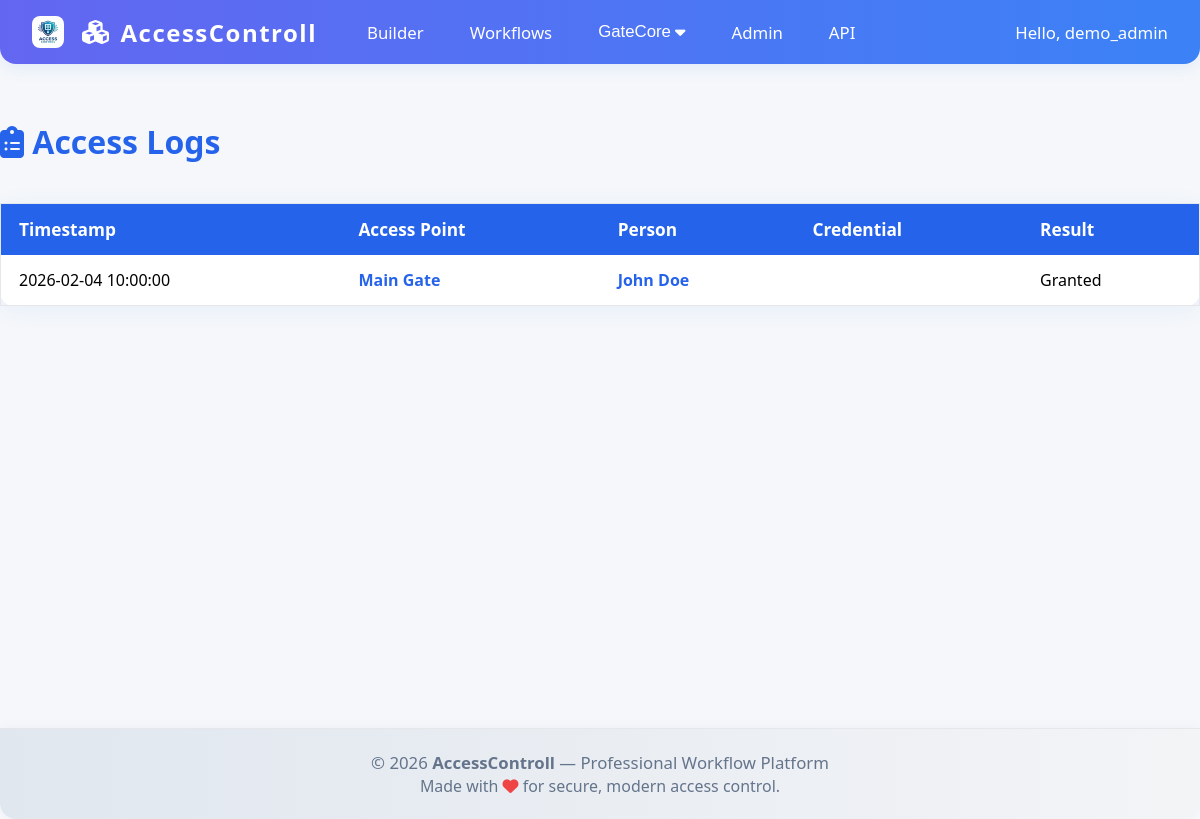
The page /builder/gatecore/access-logs/ (signed in) on the database its author committed.
### GateCore/models/access.py (models this page shows, shortened)
class AccessLog(BaseModel):
    RESULT_CHOICES = [
        ("granted", "Granted"),
        ("denied", "Denied"),
        ("expired", "Expired"),
        ("invalid", "Invalid Credential"),
        ("scheduled", "Outside Schedule"),
        ("limit", "Daily Limit Exceeded"),
        ("blacklisted", "Blacklisted"),
        ("error", "System Error"),
    ]
    person = models.ForeignKey(
        "Person",
        on_delete=models.SET_NULL,
        null=True,
        blank=True,
        related_name="access_logs"
    )
    device = models.ForeignKey(
        AccessDevice,
        on_delete=models.SET_NULL,
        null=True,
        blank=True
    )
    access_point = models.ForeignKey(
        AccessPoint,
        on_delete=models.SET_NULL,
        null=True,
        blank=True
    )
    credential = models.ForeignKey(
        AccessCredential,
        on_delete=models.SET_NULL,
        null=True,
        blank=True
    )
    timestamp = models.DateTimeField(default=timezone.now)
    result = models.CharField(max_length=20, choices=RESULT_CHOICES)
    reason = models.CharField(max_length=100, blank=True)
    credential_value_used = models.CharField(max_length=255, blank=True)
    latitude = models.DecimalField(max_digits=9, decimal_places=6, null=True, blank=True)
    longitude = models.DecimalField(max_digits=9, decimal_places=6, null=True, blank=True)
    session_id = models.CharField(max_length=100, blank=True)
    request_data = models.JSONField(default=dict, blank=True)
    class Meta:
        ordering = ['-timestamp']
        indexes = [
            models.Index(fields=['timestamp']),
            models.Index(fields=['person', 'timestamp']),
            models.Index(fields=['result', 'timestamp']),
            models.Index(fields=['device', 'timestamp']),
        ]

class AccessPoint(BaseModel):
    POINT_TYPES = [
        ("gate", "Gate"),
        ("door", "Door"),
        ("lift", "Lift"),
        ("boom", "Boom Gate"),
        ("turnstile", "Turnstile"),
        ("parking", "Parking Gate"),
        ("elevator", "Elevator"),
    ]
    property = models.ForeignKey(
        "Property",
        on_delete=models.CASCADE,
        related_name="access_points"
    )
    unit = models.ForeignKey(
        "Unit",
        on_delete=models.SET_NULL,
        null=True,
        blank=True,
        related_name="access_points"
    )
    name = models.CharField(max_length=100)
    point_type = models.CharField(max_length=30, choices=POINT_TYPES)
    location_description = models.TextField(blank=True)
    location_coordinates = models.CharField(max_length=100, blank=True)
    requires_authorization = models.BooleanField(default=True)
    default_access = models.CharField(
        max_length=20,
        choices=[("granted", "Granted"), ("denied", "Denied")],
        default="denied"
    )
    is_operational = models.BooleanField(default=True)
    last_maintenance = models.DateField(null=True, blank=True)
    class Meta:
        ordering = ['property', 'name']
        indexes = [
            models.Index(fields=['property', 'point_type']),
            models.Index(fields=['is_operational', 'is_active']),
        ]

### GateCore/models/people.py (models this page shows, shortened)
class Person(BaseModel):
    PHONE_DEVICE_CHOICES = [
        ("android", "Android"),
        ("ios", "iOS"),
        ("feature", "Feature Phone"),
        ("other", "Other"),
    ]
    GENDER_CHOICES = [
        ("M", "Male"),
        ("F", "Female"),
        ("O", "Other"),
        ("U", "Prefer not to say"),
    ]
    first_name = models.CharField(max_length=100)
    last_name = models.CharField(max_length=100)
    middle_name = models.CharField(max_length=100, blank=True)
    id_number = models.CharField(max_length=50, blank=True, null=True, unique=True)
    phone = models.CharField(max_length=30, validators=[validate_phone_number])
    phone_device_type = models.CharField(max_length=20, choices=PHONE_DEVICE_CHOICES, blank=True)
    phone_otp = models.CharField(max_length=8, blank=True)
    phone_otp_created = models.DateTimeField(null=True, blank=True)
    facial_recognition_enabled = models.BooleanField(default=False)
    email = models.EmailField(blank=True, null=True, validators=[validate_email])
    gender = models.CharField(max_length=1, choices=GENDER_CHOICES, blank=True)
    date_of_birth = models.DateField(null=True, blank=True)
    emergency_contact_name = models.CharField(max_length=200, blank=True)
    emergency_contact_phone = models.CharField(max_length=30, blank=True)
    photo = models.ImageField(upload_to="people/", blank=True, null=True)
    notes = models.TextField(blank=True)
    tags = models.JSONField(default=list, blank=True)
    last_seen = models.DateTimeField(null=True, blank=True)
    class Meta:
        ordering = ['last_name', 'first_name']
        indexes = [
            models.Index(fields=['last_name', 'first_name']),
            models.Index(fields=['id_number']),
            models.Index(fields=['is_active', 'is_deleted']),
        ]
        verbose_name_plural = "People"
    @property
    def full_name(self):
        return f"{self.first_name} {self.last_name}"

### frontend/views.py (the view)
# urls.py: path('gatecore/access-logs/', views.gatecore_access_logs, name='gatecore_access_logs'),
@login_required
def gatecore_access_logs(request):
    logs = AccessLog.objects.select_related('access_point', 'person', 'credential').all().order_by('-timestamp')[:200]
    return render(request, "frontend/gatecore_access_logs.html", {"logs": logs})

### frontend/templates/frontend/gatecore_access_logs.html (shortened to what this page needs)
{% extends "frontend/base.html" %}
{% block content %}
<h2 style="margin-top:32px;margin-bottom:18px;font-size:2rem;font-weight:800;color:#2563eb;"><i class="fa-solid fa-clipboard-list"></i> Access Logs</h2>
<table class="gatecore-table">
    <thead>
        <tr>
            <th>Timestamp</th>
            <th>Access Point</th>
            <th>Person</th>
            <th>Credential</th>
            <th>Result</th>
        </tr>
    </thead>
    <tbody>
    {% for log in logs %}
        <tr>
            <td>{{ log.timestamp|date:"Y-m-d H:i:s" }}</td>
            <td><a href="/frontend/gatecore/access-points/{{ log.access_point.id }}/">{{ log.access_point.name }}</a></td>
            <td>{% if log.person %}<a href="/frontend/gatecore/people/{{ log.person.id }}/">{{ log.person.full_name }}</a>{% else %}-{% endif %}</td>
            <td>{% if log.credential %}<a href="/frontend/gatecore/access-credentials/{{ log.credential.id }}/">{{ log.credential.credential_code }}</a>{% else %}-{% endif %}</td>
            <td>{{ log.get_result_display }}</td>
        </tr>
    {% empty %}
        <tr><td colspan="5" style="text-align:center;color:#64748b;">No logs found.</td></tr>
    {% endfor %}
    </tbody>
</table>
{% endblock %}

### frontend/templates/frontend/base.html (shortened to what this page needs)
{% load static %}
<!DOCTYPE html>
<html lang="en">
<head>
    <link rel="stylesheet" href="https://cdnjs.cloudflare.com/ajax/libs/font-awesome/6.5.0/css/all.min.css">
</head>
<body>
    <nav class="navbar">
        <span class="logo">
            <img src="{% static 'frontend/logo.png' %}" alt="Logo" />
            <i class="fa-solid fa-cubes"></i> AccessControll
        </span>
        <div class="menu">
            <a href="/builder/">Builder</a>
            <a href="/workflows/">Workflows</a>
            <div class="dropdown">
                <button class="dropbtn">GateCore <i class="fa-solid fa-caret-down"></i></button>
            </div>
            <a href="/admin/">Admin</a>
            <a href="/api/v1/components/" target="_blank">API</a>
        </div>
        <span class="user">{% if user.is_authenticated %}Hello, {{ user.username }}{% else %}<a href="/api-auth/login/" style="color:#fff;">Login</a>{% endif %}</span>
    </nav>
    <div class="content">
        {% block content %}{% endblock %}
    </div>
    <footer class="footer">
        &copy; {{ year|default:2026 }} <b>AccessControll</b> &mdash; Professional Workflow Platform<br>
        <span style="font-size:0.95em;">Made with <i class="fa-solid fa-heart" style="color:#ef4444;"></i> for secure, modern access control.</span>
    </footer>
</body>
</html>

### frontend/templates/frontend/base.html (style rules this page uses)
body { background: #f5f7fa; font-family: 'Segoe UI', Arial, sans-serif; margin: 0; }
.navbar { background: linear-gradient(90deg, #6366f1, #3b82f6); color: #fff; padding: 0 32px; height: 64px; display: flex; align-items: center; box-shadow: 0 4px 16px rgba(59,130,246,0.10); border-bottom-left-radius: 16px; border-bottom-right-radius: 16px; }
.navbar .logo { font-size: 1.5rem; font-weight: 800; letter-spacing: 1.5px; margin-right: 36px; display: flex; align-items: center; gap: 10px; }
.navbar .logo img { height: 32px; width: 32px; border-radius: 8px; margin-right: 8px; }
.navbar .menu { display: flex; gap: 18px; align-items: center; }
.navbar .menu > a, .navbar .menu > .dropdown > .dropbtn { color: #fff; text-decoration: none; font-weight: 500; font-size: 1.05rem; transition: color 0.2s; padding: 4px 14px; border-radius: 6px; background: none; border: none; outline: none; cursor: pointer; display: flex; align-items: center; }
.dropdown { position: relative; }
.dropbtn { display: flex; align-items: center; gap: 4px; }
.navbar .user { margin-left: auto; font-size: 1.05rem; font-weight: 500; }
.content { min-height: 80vh; padding-top: 24px; }
.footer { background: linear-gradient(90deg, #e0e7ef, #f3f4f6); color: #64748b; text-align: center; padding: 22px 0; font-size: 1.05rem; border-top: 1px solid #e5e7eb; border-bottom-left-radius: 16px; border-bottom-right-radius: 16px; box-shadow: 0 -2px 8px rgba(99,102,241,0.04); }

### frontend/templates/frontend/gatecore_access_logs.html (style rules this page uses)
.gatecore-table { width: 100%; border-collapse: collapse; margin: 40px auto; background: #fff; border-radius: 14px; box-shadow: 0 4px 24px rgba(59,130,246,0.07); border: 1.5px solid #e5e7eb; }
.gatecore-table th, .gatecore-table td { padding: 14px 18px; text-align: left; }
.gatecore-table th { background: #2563eb; color: #fff; font-weight: 700; font-size: 1.08rem; }
.gatecore-table td a { color: #2563eb; font-weight: 600; text-decoration: none; }

### rows shown on the page
AccessLog: timestamp "2026-02-04 10:00:00", access_point.name "Main Gate", person.full_name "John Doe", result "Granted"

### other values the page prints
{{ user.username }} "demo_admin"
{{ year|default:2026 }} "2026"
